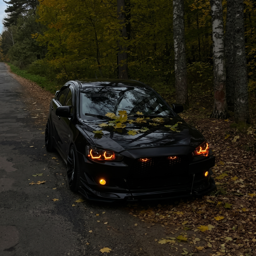
#> input picture StegoCrypto/imgs/lancer.png, 256 x 256 px
$ python stats.py
#> lines starting #> are read from the running program, lines starting #| are printed output that depends on the picture; after the words box and inside, x2 and y2 are one past the last pixel; in counts of white or black regions, pixels touching at a corner belong together
### StegoCrypto/src/lsb_base.py
from pathlib import Path
import struct

from PIL import Image


def text_to_bits(text):
    data = text.encode("utf-8")
    message = struct.pack(">I", len(data)) + data
    return [
        (byte >> bit) & 1
        for byte in message
        for bit in range(7, -1, -1)
    ]


def embed_lsb(cover_path, stego_path, text):
    with Image.open(cover_path) as source:
        image = source.convert("RGB")

    bits = text_to_bits(text)
    width, height = image.size
    capacity = width * height * 3

    if len(bits) > capacity:
        raise ValueError("Сообщение не помещается в изображение")

    pixels = list(image.getdata())
    bit_index = 0
    for pixel_index, pixel in enumerate(pixels):
        channels = list(pixel)
        for channel_index in range(3):
            if bit_index >= len(bits):
                break
            channels[channel_index] = (
                channels[channel_index] & ~1
            ) | bits[bit_index]
            bit_index += 1
        pixels[pixel_index] = tuple(channels)
        if bit_index >= len(bits):
            break

    image.putdata(pixels)
    image.save(stego_path, format="PNG")


# [25 lines left out: function extract_lsb, not called in this run]


# [8 lines that do not run on import are left out]

### StegoCrypto/src/lsb_hybrid.py
from pathlib import Path
import os
import random

from cryptography.hazmat.primitives import hashes
from cryptography.hazmat.primitives.ciphers import Cipher, algorithms, modes
from cryptography.hazmat.primitives.kdf.pbkdf2 import PBKDF2HMAC
from PIL import Image


def derive_key(password_str, salt):
    kdf = PBKDF2HMAC(
        algorithm=hashes.SHA256(),
        length=32,
        salt=salt,
        iterations=100000,
    )
    return kdf.derive(password_str.encode("utf-8"))


def encrypt_data(password_str, text_str):
    salt = os.urandom(16)
    iv = os.urandom(16)
    key = derive_key(password_str, salt)
    encryptor = Cipher(
        algorithms.AES(key), modes.CTR(iv)
    ).encryptor()
    ciphertext = encryptor.update(text_str.encode("utf-8")) + encryptor.finalize()
    return len(ciphertext).to_bytes(4, "big") + salt + iv + ciphertext


# [32 lines left out: functions decrypt_data, _data_to_bits, _bits_to_bytes, not called in this run]


def _random_positions(password, capacity):
    random.seed(password)
    return random.sample(range(capacity), capacity)


def embed_encrypted(cover_path, stego_path, password, text, use_random=False):
    with Image.open(cover_path) as source:
        image = source.convert("RGB")

    bits = _data_to_bits(encrypt_data(password, text))
    width, height = image.size
    capacity = width * height * 3
    if len(bits) > capacity:
        raise ValueError("Сообщение не помещается в изображение")

    pixels = list(image.getdata())
    positions = (
        _random_positions(password, capacity)[:len(bits)]
        if use_random
        else range(len(bits))
    )
    for bit, position in zip(bits, positions):
        pixel_index, channel_index = divmod(position, 3)
        channels = list(pixels[pixel_index])
        channels[channel_index] = (channels[channel_index] & ~1) | bit
        pixels[pixel_index] = tuple(channels)

    image.putdata(pixels)
    image.save(stego_path, format="PNG")


# [25 lines left out: function extract_encrypted, not called in this run]


# [13 lines that do not run on import are left out]

### StegoCrypto/src/stats.py
import csv
from pathlib import Path

import matplotlib.pyplot as plt
import numpy as np
from PIL import Image
from scipy.stats import chisquare
from skimage.metrics import peak_signal_noise_ratio, structural_similarity

from lsb_base import embed_lsb
from lsb_hybrid import embed_encrypted


def changed_ratio(cover, stego):
    changed_pixels = np.any(cover != stego, axis=-1)
    return np.mean(changed_pixels)


def lsb_probabilities(image):
    bits = image & 1
    probability_one = np.mean(bits)
    return 1 - probability_one, probability_one


def chi_square_pvalue(image):
    values = np.bincount(image.ravel(), minlength=256)
    expected_pairs = (values[::2] + values[1::2]) / 2
    expected = np.repeat(expected_pairs, 2)
    nonzero = expected > 0
    result = chisquare(values[nonzero], expected[nonzero])
    return result.pvalue


def calculate_metrics(cover, stego):
    probability_zero, probability_one = lsb_probabilities(stego)
    return {
        "PSNR": peak_signal_noise_ratio(cover, stego, data_range=255),
        "SSIM": structural_similarity(
            cover, stego, channel_axis=-1, data_range=255
        ),
        "Changed Ratio": changed_ratio(cover, stego),
        "P(LSB=1)": probability_one,
        "Chi-square p-value": chi_square_pvalue(stego),
    }


def print_table(image_name, payload_name, results):
    print(f"\n### {image_name} — {payload_name}\n")
    print("| Method | PSNR | SSIM | Changed Ratio | P(LSB=1) | Chi-square p-value |")
    print("|---|---:|---:|---:|---:|---:|")
    for method, metrics in results.items():
        print(
            f"| {method} | {metrics['PSNR']:.4f} | "
            f"{metrics['SSIM']:.6f} | {metrics['Changed Ratio']:.6f} | "
            f"{metrics['P(LSB=1)']:.6f} | "
            f"{metrics['Chi-square p-value']:.6g} |"
        )


def main():
    project_dir = Path(__file__).resolve().parent.parent
    image_paths = [
        project_dir / "imgs" / "lancer.png",
        project_dir / "imgs" / "gradient.png",
    ]
    results_dir = project_dir / "results"
    results_dir.mkdir(exist_ok=True)

    payloads = {
        "1% payload": "О Великий Root и Святой localhost, изгони двоичного демона из моей оперативной памяти. Во имя Гита, Питона и Святого Докера. Enter.",
        "5% payload": "О Великий Root и Святой localhost, Изгони двоичного демона из моей оперативной памяти. Отведи от меня Segmentation Fault и внезапную потерю пакетов, Спаси мои контейнеры от ошибки 137, а код — от бесконечного цикла. Да сойдутся все хэши без коллизий, и да будет аптайм мой вечным. Во имя Гита, Питона и Святого Докера. Enter."
        * 2,
    }
    password = "supersecret"
    all_rows = []

    for image_path in image_paths:
        with Image.open(image_path) as source:
#> source is the input picture: PIL image 256x256 RGB; mean R, G, B 38.1, 34.8, 23.8
            cover = np.array(source.convert("RGB"))

        for payload_name, text in payloads.items():
            methods = {
                "Plain LSB": lambda path: embed_lsb(image_path, path, text),
                "Encrypted LSB": lambda path: embed_encrypted(
                    image_path, path, password, text
                ),
                "Random LSB": lambda path: embed_encrypted(
                    image_path, path, password, text, use_random=True
                ),
            }
#> in embed_lsb, `pixels = list(image.getdata())`: pixels = 65536 items
#> the loop in embed_lsb, `for pixel_index, pixel in enumerate(pixels):` made 595 passes
#> after the loop in embed_lsb, `for pixel_index, pixel in enumerate(pixels):`: bit_index = 1784
            metrics = {}
            for method_name, embed in methods.items():
                stego_path = results_dir / (
                    f"{image_path.stem}_{payload_name[:2]}_{method_name}.png"
                )
                embed(stego_path)
                with Image.open(stego_path) as stego_image:
                    stego = np.array(stego_image.convert("RGB"))
                metrics[method_name] = calculate_metrics(cover, stego)
#> in lsb_probabilities, `bits = image & 1`:
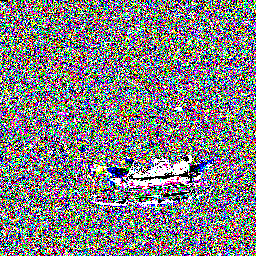
#> bits: shape (256, 256, 3); mean R, G, B 0.508, 0.503, 0.509; drawn with 1 as white
#> in lsb_probabilities, `probability_one = np.mean(bits)`: probability_one = 0.507
#> in calculate_metrics, `probability_zero, probability_one = lsb_probabilities(stego)`: probability_zero = 0.493; probability_one = 0.507
#> in changed_ratio, `changed_pixels = np.any(cover != stego, axis=-1)`:
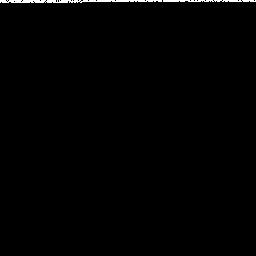
#> changed_pixels: shape (256, 256) bool; 0.79% white; 2 white regions, box (x1, y1, x2, y2) and area: (0, 0, 162, 3) 358, (163, 0, 256, 2) 161
#> in chi_square_pvalue, `values = np.bincount(image.ravel(), minlength=256)`: values = 256 values, max 7192 at index 1, min 0 at index 246, mean 768
#> in chi_square_pvalue, `expected_pairs = (values[::2] + values[1::2]) / 2`: expected_pairs = 128 values, max 5075.5 at index 2, min 1 at index 124, mean 768
#> in chi_square_pvalue, `expected = np.repeat(expected_pairs, 2)`: expected = 256 values, max 5075.5 at index 4, min 1 at index 248, mean 768
#> in chi_square_pvalue, `result = chisquare(values[nonzero], expected[nonzero])`: result = (2497.4, 0)
                all_rows.append(
                    {
                        "Image": image_path.name,
                        "Payload": payload_name,
                        "Method": method_name,
                        **metrics[method_name],
                    }
                )

                if (
                    image_path.name == "lancer.png"
                    and payload_name == "5% payload"
                    and method_name == "Plain LSB"
                ):
                    difference = np.abs(
                        cover.astype(np.int16) - stego.astype(np.int16)
                    )
                    difference = np.clip(difference * 255, 0, 255).astype(np.uint8)
                    Image.fromarray(difference).save(results_dir / "difference.png")

                    figure, axes = plt.subplots(1, 2, figsize=(12, 4))
                    axes[0].hist(cover.ravel(), bins=256, range=(0, 255), alpha=0.6)
                    axes[0].set_title("Cover")
                    axes[1].hist(stego.ravel(), bins=256, range=(0, 255), alpha=0.6)
                    axes[1].set_title("Stego")
                    for axis in axes:
                        axis.set_xlabel("Pixel value")
                        axis.set_ylabel("Count")
                    figure.tight_layout()
                    figure.savefig(results_dir / "histogram.png")
                    plt.close(figure)

            print_table(image_path.name, payload_name, metrics)

    with open(results_dir / "metrics.csv", "w", newline="") as csv_file:
        writer = csv.DictWriter(
            csv_file,
            fieldnames=[
                "Image",
                "Payload",
                "Method",
                "PSNR",
                "SSIM",
                "Changed Ratio",
                "P(LSB=1)",
                "Chi-square p-value",
            ],
        )
        writer.writeheader()
        writer.writerows(all_rows)


if __name__ == "__main__":
#> (the run stopped early here; a loop or call above may not have finished)
